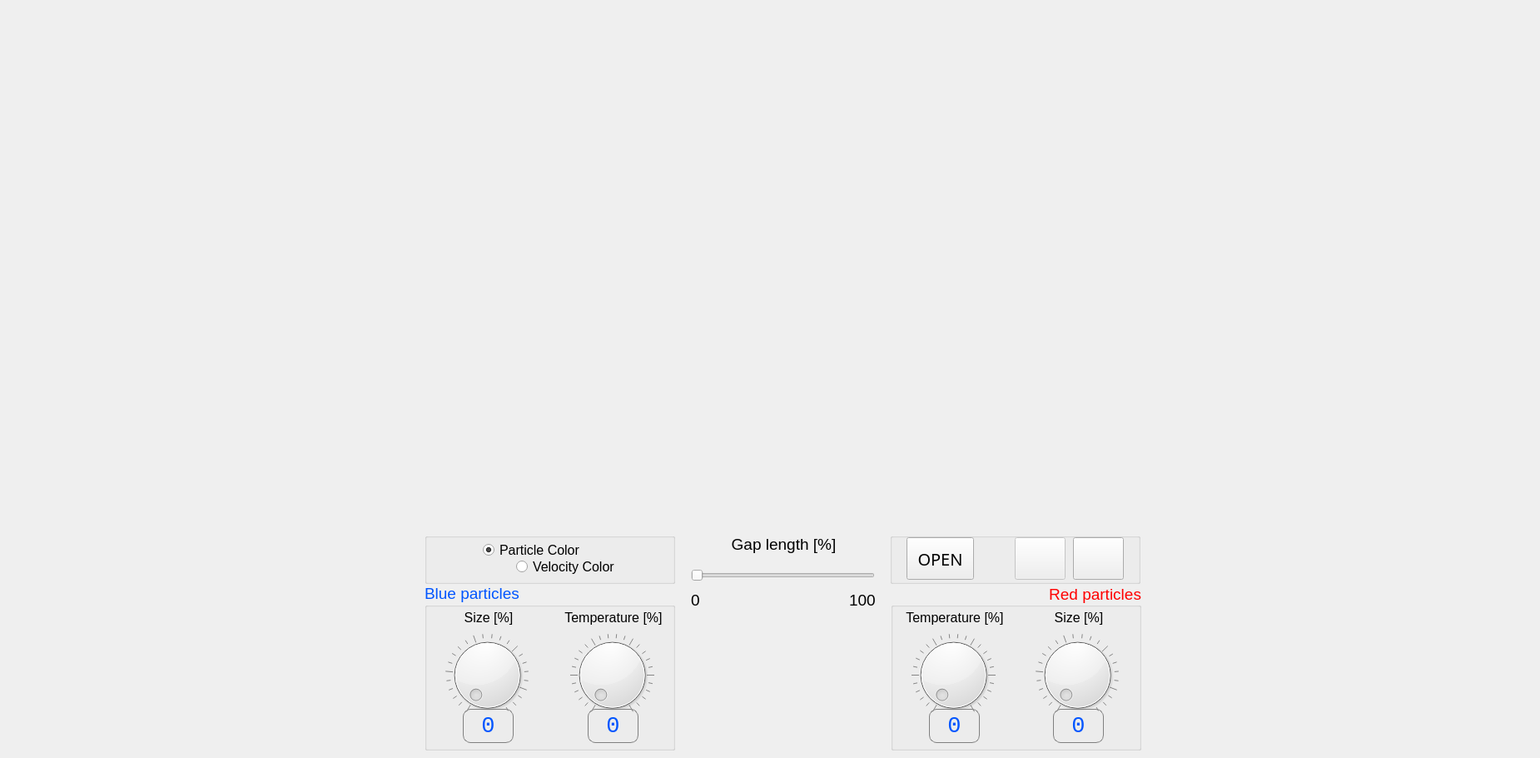
    <widget class="QWidget" name="tab_1">
     <property name="autoFillBackground">
      <bool>true</bool>
     </property>
     <attribute name="title">
      <string>Diffusion</string>
     </attribute>
     <widget class="QWidget" name="horizontalLayoutWidget_5">
      <property name="geometry">
       <rect>
        <x>40</x>
        <y>640</y>
        <width>451</width>
        <height>261</height>
       </rect>
      </property>
      <layout class="QHBoxLayout" name="velocityBlueBarChartTab1"/>
     </widget>
     <widget class="QWidget" name="horizontalLayoutWidget_6">
      <property name="geometry">
       <rect>
        <x>1390</x>
        <y>640</y>
        <width>451</width>
        <height>261</height>
       </rect>
      </property>
      <layout class="QHBoxLayout" name="velocityRedBarChartTab1"/>
     </widget>
     <widget class="QWidget" name="horizontalLayoutWidget_8">
      <property name="geometry">
       <rect>
        <x>40</x>
        <y>20</y>
        <width>1801</width>
        <height>601</height>
       </rect>
      </property>
      <layout class="QHBoxLayout" name="particlesFrameTab1"/>
     </widget>
     <widget class="QWidget" name="horizontalLayoutWidget_11">
      <property name="geometry">
       <rect>
        <x>830</x>
        <y>740</y>
        <width>221</width>
        <height>161</height>
       </rect>
      </property>
      <layout class="QHBoxLayout" name="numBlueRedTab1"/>
     </widget>
     <widget class="QGroupBox" name="blueParticlesGroupBoxTab1">
      <property name="geometry">
       <rect>
        <x>510</x>
        <y>700</y>
        <width>301</width>
        <height>201</height>
       </rect>
      </property>
      <property name="palette">
       <palette>
        <active>
         <colorrole role="WindowText">
          <brush brushstyle="SolidPattern">
           <color alpha="255">
            <red>0</red>
            <green>85</green>
            <blue>255</blue>
           </color>
          </brush>
         </colorrole>
        </active>
        <inactive>
         <colorrole role="WindowText">
          <brush brushstyle="SolidPattern">
           <color alpha="255">
            <red>0</red>
            <green>85</green>
            <blue>255</blue>
           </color>
          </brush>
         </colorrole>
        </inactive>
        <disabled>
         <colorrole role="WindowText">
          <brush brushstyle="SolidPattern">
           <color alpha="255">
            <red>120</red>
            <green>120</green>
            <blue>120</blue>
           </color>
          </brush>
         </colorrole>
        </disabled>
       </palette>
      </property>
      <property name="font">
       <font>
        <pointsize>14</pointsize>
       </font>
      </property>
      <property name="title">
       <string>Blue particles</string>
      </property>
      <property name="alignment">
       <set>Qt::AlignLeading|Qt::AlignLeft|Qt::AlignTop</set>
      </property>
      <widget class="QGroupBox" name="blueSizeGroupBoxTab1">
       <property name="geometry">
        <rect>
         <x>0</x>
         <y>30</y>
         <width>151</width>
         <height>171</height>
        </rect>
       </property>
       <property name="font">
        <font>
         <pointsize>12</pointsize>
        </font>
       </property>
       <property name="styleSheet">
        <string notr="true">QGroupBox {
    border: gray;   
}</string>
       </property>
       <property name="title">
        <string>Size [%]</string>
       </property>
       <property name="alignment">
        <set>Qt::AlignCenter</set>
       </property>
       <widget class="QDial" name="particleSizeBlueDialTab1">
        <property name="geometry">
         <rect>
          <x>20</x>
          <y>30</y>
          <width>111</width>
          <height>101</height>
         </rect>
        </property>
        <property name="minimum">
         <number>10</number>
        </property>
        <property name="maximum">
         <number>100</number>
        </property>
        <property name="sliderPosition">
         <number>10</number>
        </property>
        <property name="orientation">
         <enum>Qt::Horizontal</enum>
        </property>
        <property name="invertedAppearance">
         <bool>false</bool>
        </property>
        <property name="invertedControls">
         <bool>false</bool>
        </property>
        <property name="wrapping">
         <bool>false</bool>
        </property>
        <property name="notchesVisible">
         <bool>true</bool>
        </property>
       </widget>
       <widget class="QLabel" name="blueSizeLabelTab1">
        <property name="geometry">
         <rect>
          <x>46</x>
          <y>121</y>
          <width>61</width>
          <height>41</height>
         </rect>
        </property>
        <property name="palette">
         <palette>
          <active>
           <colorrole role="WindowText">
            <brush brushstyle="SolidPattern">
             <color alpha="255">
              <red>0</red>
              <green>85</green>
              <blue>255</blue>
             </color>
            </brush>
           </colorrole>
          </active>
          <inactive>
           <colorrole role="WindowText">
            <brush brushstyle="SolidPattern">
             <color alpha="255">
              <red>0</red>
              <green>85</green>
              <blue>255</blue>
             </color>
            </brush>
           </colorrole>
          </inactive>
          <disabled>
           <colorrole role="WindowText">
            <brush brushstyle="SolidPattern">
             <color alpha="255">
              <red>120</red>
              <green>120</green>
              <blue>120</blue>
             </color>
            </brush>
           </colorrole>
          </disabled>
         </palette>
        </property>
        <property name="font">
         <font>
          <family>Liberation Mono</family>
          <pointsize>20</pointsize>
         </font>
        </property>
        <property name="styleSheet">
         <string notr="true">border: 1px solid gray;
border-radius: 9px;
margin-top: 0.5em;</string>
        </property>
        <property name="text">
         <string>0</string>
        </property>
        <property name="alignment">
         <set>Qt::AlignCenter</set>
        </property>
       </widget>
      </widget>
      <widget class="QGroupBox" name="blueTemperatureGroupBoxTab1">
       <property name="geometry">
        <rect>
         <x>150</x>
         <y>30</y>
         <width>151</width>
         <height>171</height>
        </rect>
       </property>
       <property name="font">
        <font>
         <pointsize>12</pointsize>
        </font>
       </property>
       <property name="styleSheet">
        <string notr="true">QGroupBox {
    border: gray;   
}</string>
       </property>
       <property name="title">
        <string>Temperature [%]</string>
       </property>
       <property name="alignment">
        <set>Qt::AlignCenter</set>
       </property>
       <widget class="QDial" name="temperatureLeftDialTab1">
        <property name="geometry">
         <rect>
          <x>20</x>
          <y>30</y>
          <width>111</width>
          <height>101</height>
         </rect>
        </property>
        <property name="minimum">
         <number>1</number>
        </property>
        <property name="maximum">
         <number>100</number>
        </property>
        <property name="sliderPosition">
         <number>1</number>
        </property>
        <property name="orientation">
         <enum>Qt::Horizontal</enum>
        </property>
        <property name="invertedAppearance">
         <bool>false</bool>
        </property>
        <property name="invertedControls">
         <bool>false</bool>
        </property>
        <property name="wrapping">
         <bool>false</bool>
        </property>
        <property name="notchesVisible">
         <bool>true</bool>
        </property>
       </widget>
       <widget class="QLabel" name="blueTemperatureLabelTab1">
        <property name="geometry">
         <rect>
          <x>46</x>
          <y>121</y>
          <width>61</width>
          <height>41</height>
         </rect>
        </property>
        <property name="palette">
         <palette>
          <active>
           <colorrole role="WindowText">
            <brush brushstyle="SolidPattern">
             <color alpha="255">
              <red>0</red>
              <green>85</green>
              <blue>255</blue>
             </color>
            </brush>
           </colorrole>
          </active>
          <inactive>
           <colorrole role="WindowText">
            <brush brushstyle="SolidPattern">
             <color alpha="255">
              <red>0</red>
              <green>85</green>
              <blue>255</blue>
             </color>
            </brush>
           </colorrole>
          </inactive>
          <disabled>
           <colorrole role="WindowText">
            <brush brushstyle="SolidPattern">
             <color alpha="255">
              <red>120</red>
              <green>120</green>
              <blue>120</blue>
             </color>
            </brush>
           </colorrole>
          </disabled>
         </palette>
        </property>
        <property name="font">
         <font>
          <family>Liberation Mono</family>
          <pointsize>20</pointsize>
         </font>
        </property>
        <property name="styleSheet">
         <string notr="true">border: 1px solid gray;
border-radius: 9px;
margin-top: 0.5em;</string>
        </property>
        <property name="text">
         <string>0</string>
        </property>
        <property name="alignment">
         <set>Qt::AlignCenter</set>
        </property>
       </widget>
      </widget>
     </widget>
     <widget class="QGroupBox" name="redParticlesGroupBoxTab1">
      <property name="geometry">
       <rect>
        <x>1070</x>
        <y>700</y>
        <width>301</width>
        <height>201</height>
       </rect>
      </property>
      <property name="sizePolicy">
       <sizepolicy hsizetype="Preferred" vsizetype="Maximum">
        <horstretch>0</horstretch>
        <verstretch>0</verstretch>
       </sizepolicy>
      </property>
      <property name="palette">
       <palette>
        <active>
         <colorrole role="WindowText">
          <brush brushstyle="SolidPattern">
           <color alpha="255">
            <red>255</red>
            <green>0</green>
            <blue>0</blue>
           </color>
          </brush>
         </colorrole>
        </active>
        <inactive>
         <colorrole role="WindowText">
          <brush brushstyle="SolidPattern">
           <color alpha="255">
            <red>255</red>
            <green>0</green>
            <blue>0</blue>
           </color>
          </brush>
         </colorrole>
        </inactive>
        <disabled>
         <colorrole role="WindowText">
          <brush brushstyle="SolidPattern">
           <color alpha="255">
            <red>120</red>
            <green>120</green>
            <blue>120</blue>
           </color>
          </brush>
         </colorrole>
        </disabled>
       </palette>
      </property>
      <property name="font">
       <font>
        <pointsize>14</pointsize>
       </font>
      </property>
      <property name="title">
       <string>Red particles</string>
      </property>
      <property name="alignment">
       <set>Qt::AlignRight|Qt::AlignTrailing|Qt::AlignVCenter</set>
      </property>
      <widget class="QGroupBox" name="redTemperatureGroupBoxTab1">
       <property name="geometry">
        <rect>
         <x>0</x>
         <y>30</y>
         <width>151</width>
         <height>171</height>
        </rect>
       </property>
       <property name="font">
        <font>
         <pointsize>12</pointsize>
        </font>
       </property>
       <property name="styleSheet">
        <string notr="true">QGroupBox {
    border: gray;   
}</string>
       </property>
       <property name="title">
        <string>Temperature [%]</string>
       </property>
       <property name="alignment">
        <set>Qt::AlignCenter</set>
       </property>
       <widget class="QDial" name="temperatureRightDialTab1">
        <property name="geometry">
         <rect>
          <x>20</x>
          <y>30</y>
          <width>111</width>
          <height>101</height>
         </rect>
        </property>
        <property name="minimum">
         <number>1</number>
        </property>
        <property name="maximum">
         <number>100</number>
        </property>
        <property name="sliderPosition">
         <number>1</number>
        </property>
        <property name="orientation">
         <enum>Qt::Horizontal</enum>
        </property>
        <property name="invertedAppearance">
         <bool>false</bool>
        </property>
        <property name="invertedControls">
         <bool>false</bool>
        </property>
        <property name="wrapping">
         <bool>false</bool>
        </property>
        <property name="notchesVisible">
         <bool>true</bool>
        </property>
       </widget>
       <widget class="QLabel" name="redTemperatureLabelTab1">
        <property name="geometry">
         <rect>
          <x>46</x>
          <y>121</y>
          <width>61</width>
          <height>41</height>
         </rect>
        </property>
        <property name="palette">
         <palette>
          <active>
           <colorrole role="WindowText">
            <brush brushstyle="SolidPattern">
             <color alpha="255">
              <red>0</red>
              <green>85</green>
              <blue>255</blue>
             </color>
            </brush>
           </colorrole>
          </active>
          <inactive>
           <colorrole role="WindowText">
            <brush brushstyle="SolidPattern">
             <color alpha="255">
              <red>0</red>
              <green>85</green>
              <blue>255</blue>
             </color>
            </brush>
           </colorrole>
          </inactive>
          <disabled>
           <colorrole role="WindowText">
            <brush brushstyle="SolidPattern">
             <color alpha="255">
              <red>120</red>
              <green>120</green>
              <blue>120</blue>
             </color>
            </brush>
           </colorrole>
          </disabled>
         </palette>
        </property>
        <property name="font">
         <font>
          <family>Liberation Mono</family>
          <pointsize>20</pointsize>
         </font>
        </property>
        <property name="styleSheet">
         <string notr="true">border: 1px solid gray;
border-radius: 9px;
margin-top: 0.5em;</string>
        </property>
        <property name="text">
         <string>0</string>
        </property>
        <property name="alignment">
         <set>Qt::AlignCenter</set>
        </property>
       </widget>
      </widget>
      <widget class="QGroupBox" name="redSizegroupBoxTab1">
       <property name="geometry">
        <rect>
         <x>149</x>
         <y>30</y>
         <width>151</width>
         <height>171</height>
        </rect>
       </property>
       <property name="font">
        <font>
         <pointsize>12</pointsize>
        </font>
       </property>
       <property name="styleSheet">
        <string notr="true">QGroupBox {
    border: gray;   
}</string>
       </property>
       <property name="title">
        <string>Size [%]</string>
       </property>
       <property name="alignment">
        <set>Qt::AlignCenter</set>
       </property>
       <widget class="QDial" name="particleSizeRedDialTab1">
        <property name="geometry">
         <rect>
          <x>20</x>
          <y>30</y>
          <width>111</width>
          <height>101</height>
         </rect>
        </property>
        <property name="minimum">
         <number>10</number>
        </property>
        <property name="maximum">
         <number>100</number>
        </property>
        <property name="sliderPosition">
         <number>10</number>
        </property>
        <property name="orientation">
         <enum>Qt::Horizontal</enum>
        </property>
        <property name="invertedAppearance">
         <bool>false</bool>
        </property>
        <property name="invertedControls">
         <bool>false</bool>
        </property>
        <property name="wrapping">
         <bool>false</bool>
        </property>
        <property name="notchesVisible">
         <bool>true</bool>
        </property>
       </widget>
       <widget class="QLabel" name="redSizeLabelTab1">
        <property name="geometry">
         <rect>
          <x>46</x>
          <y>121</y>
          <width>61</width>
          <height>41</height>
         </rect>
        </property>
        <property name="palette">
         <palette>
          <active>
           <colorrole role="WindowText">
            <brush brushstyle="SolidPattern">
             <color alpha="255">
              <red>0</red>
              <green>85</green>
              <blue>255</blue>
             </color>
            </brush>
           </colorrole>
          </active>
          <inactive>
           <colorrole role="WindowText">
            <brush brushstyle="SolidPattern">
             <color alpha="255">
              <red>0</red>
              <green>85</green>
              <blue>255</blue>
             </color>
            </brush>
           </colorrole>
          </inactive>
          <disabled>
           <colorrole role="WindowText">
            <brush brushstyle="SolidPattern">
             <color alpha="255">
              <red>120</red>
              <green>120</green>
              <blue>120</blue>
             </color>
            </brush>
           </colorrole>
          </disabled>
         </palette>
        </property>
        <property name="font">
         <font>
          <family>Liberation Mono</family>
          <pointsize>20</pointsize>
         </font>
        </property>
        <property name="styleSheet">
         <string notr="true">border: 1px solid gray;
border-radius: 9px;
margin-top: 0.5em;</string>
        </property>
        <property name="text">
         <string>0</string>
        </property>
        <property name="alignment">
         <set>Qt::AlignCenter</set>
        </property>
       </widget>
      </widget>
     </widget>
     <widget class="QGroupBox" name="gapLengthgroupBoxTab1">
      <property name="geometry">
       <rect>
        <x>810</x>
        <y>640</y>
        <width>261</width>
        <height>91</height>
       </rect>
      </property>
      <property name="font">
       <font>
        <pointsize>14</pointsize>
       </font>
      </property>
      <property name="styleSheet">
       <string notr="true">QGroupBox {
    border: gray;   
}</string>
      </property>
      <property name="title">
       <string>Gap length [%]</string>
      </property>
      <property name="alignment">
       <set>Qt::AlignCenter</set>
      </property>
      <widget class="QSlider" name="gapSizeSliderTab1">
       <property name="geometry">
        <rect>
         <x>20</x>
         <y>30</y>
         <width>221</width>
         <height>41</height>
        </rect>
       </property>
       <property name="font">
        <font>
         <pointsize>12</pointsize>
        </font>
       </property>
       <property name="maximum">
        <number>100</number>
       </property>
       <property name="tracking">
        <bool>true</bool>
       </property>
       <property name="orientation">
        <enum>Qt::Horizontal</enum>
       </property>
       <property name="tickPosition">
        <enum>QSlider::NoTicks</enum>
       </property>
       <property name="tickInterval">
        <number>0</number>
       </property>
      </widget>
      <widget class="QLabel" name="zero5LabelTab1">
       <property name="geometry">
        <rect>
         <x>20</x>
         <y>70</y>
         <width>21</width>
         <height>21</height>
        </rect>
       </property>
       <property name="font">
        <font>
         <family>Arial</family>
         <pointsize>14</pointsize>
        </font>
       </property>
       <property name="text">
        <string>0</string>
       </property>
      </widget>
      <widget class="QLabel" name="max5LabelTab1">
       <property name="geometry">
        <rect>
         <x>210</x>
         <y>70</y>
         <width>41</width>
         <height>21</height>
        </rect>
       </property>
       <property name="font">
        <font>
         <family>Arial</family>
         <pointsize>14</pointsize>
        </font>
       </property>
       <property name="text">
        <string>100</string>
       </property>
      </widget>
     </widget>
     <widget class="QGroupBox" name="groupBoxParticleColorsTab1">
      <property name="geometry">
       <rect>
        <x>510</x>
        <y>640</y>
        <width>301</width>
        <height>61</height>
       </rect>
      </property>
      <property name="title">
       <string/>
      </property>
      <widget class="QRadioButton" name="visualizationTypeParticleRadioButtonTab1">
       <property name="geometry">
        <rect>
         <x>70</x>
         <y>10</y>
         <width>151</width>
         <height>21</height>
        </rect>
       </property>
       <property name="font">
        <font>
         <pointsize>12</pointsize>
        </font>
       </property>
       <property name="autoFillBackground">
        <bool>false</bool>
       </property>
       <property name="styleSheet">
        <string notr="true">
    width: 13px;
    height: 13px;

</string>
       </property>
       <property name="text">
        <string>Particle Color</string>
       </property>
       <property name="checked">
        <bool>true</bool>
       </property>
      </widget>
      <widget class="QRadioButton" name="visualizationTypeVelocityRadioButtonTab1">
       <property name="geometry">
        <rect>
         <x>110</x>
         <y>30</y>
         <width>151</width>
         <height>21</height>
        </rect>
       </property>
       <property name="font">
        <font>
         <pointsize>12</pointsize>
        </font>
       </property>
       <property name="text">
        <string>Velocity Color</string>
       </property>
       <property name="checked">
        <bool>false</bool>
       </property>
      </widget>
     </widget>
     <widget class="QGroupBox" name="groupBoxControlTab1">
      <property name="geometry">
       <rect>
        <x>1069</x>
        <y>640</y>
        <width>301</width>
        <height>61</height>
       </rect>
      </property>
      <property name="title">
       <string/>
      </property>
      <widget class="QPushButton" name="startButtonTab1">
       <property name="geometry">
        <rect>
         <x>20</x>
         <y>5</y>
         <width>81</width>
         <height>51</height>
        </rect>
       </property>
       <property name="font">
        <font>
         <family>Yu Gothic Medium</family>
         <pointsize>15</pointsize>
         <weight>50</weight>
         <italic>false</italic>
         <bold>false</bold>
        </font>
       </property>
       <property name="text">
        <string>OPEN</string>
       </property>
       <property name="iconSize">
        <size>
         <width>64</width>
         <height>64</height>
        </size>
       </property>
      </widget>
      <widget class="QPushButton" name="runButtonTab1">
       <property name="enabled">
        <bool>false</bool>
       </property>
       <property name="geometry">
        <rect>
         <x>150</x>
         <y>5</y>
         <width>61</width>
         <height>51</height>
        </rect>
       </property>
       <property name="font">
        <font>
         <pointsize>14</pointsize>
        </font>
       </property>
       <property name="text">
        <string/>
       </property>
       <property name="icon">
        <iconset resource="graphics.qrc">
         <normaloff>:/new/icons/images/play.png</normaloff>:/new/icons/images/play.png</iconset>
       </property>
       <property name="iconSize">
        <size>
         <width>32</width>
         <height>32</height>
        </size>
       </property>
      </widget>
      <widget class="QPushButton" name="pauseButtonTab1">
       <property name="geometry">
        <rect>
         <x>220</x>
         <y>5</y>
         <width>61</width>
         <height>51</height>
        </rect>
       </property>
       <property name="font">
        <font>
         <pointsize>14</pointsize>
        </font>
       </property>
       <property name="text">
        <string/>
       </property>
       <property name="icon">
        <iconset resource="graphics.qrc">
         <normaloff>:/new/icons/images/stop.png</normaloff>:/new/icons/images/stop.png</iconset>
       </property>
       <property name="iconSize">
        <size>
         <width>32</width>
         <height>32</height>
        </size>
       </property>
      </widget>
     </widget>
    </widget>
